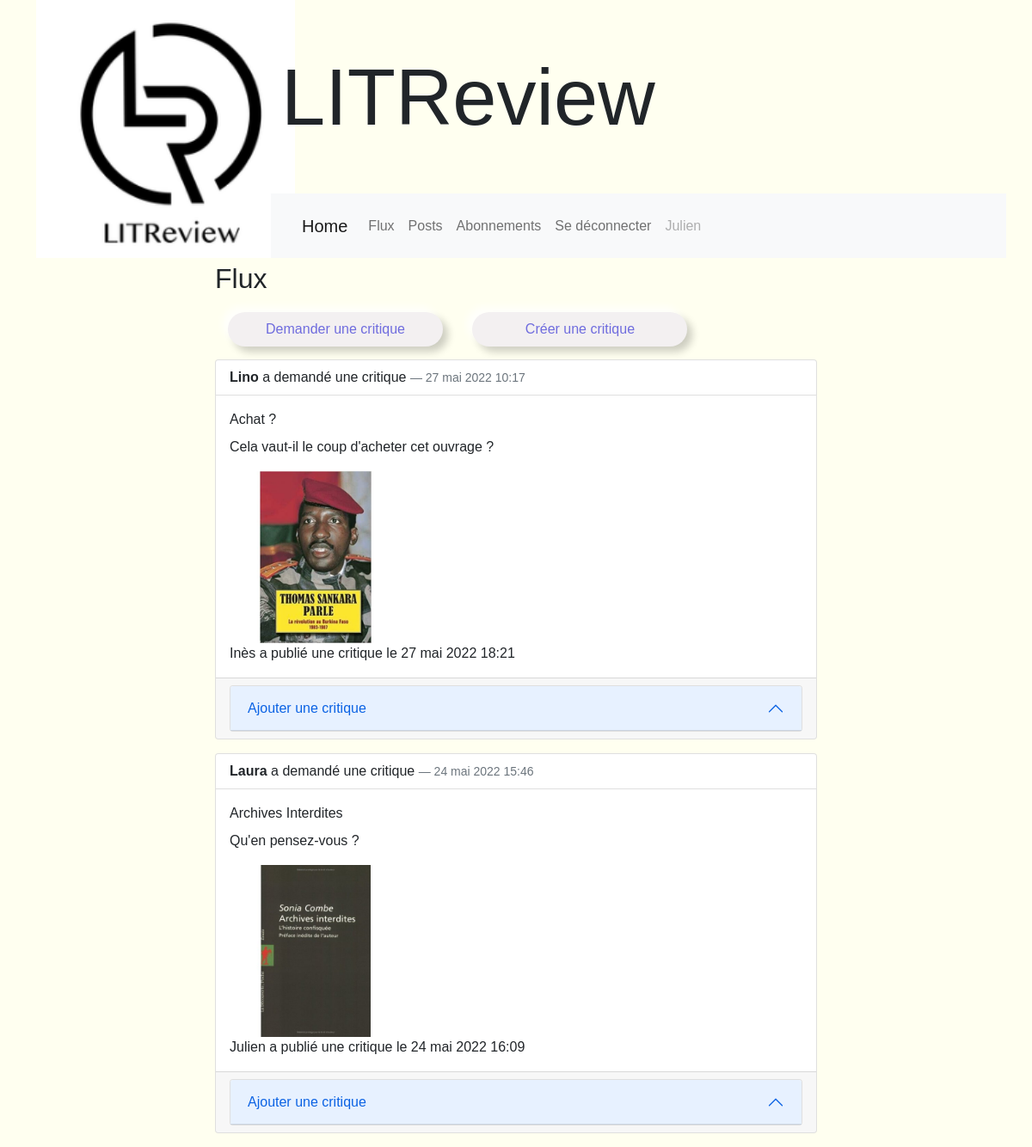
The page /apps/flux (signed in) on the database its author committed.
### apps/models.py (models this page shows, shortened)
class Ticket(models.Model):
    title = models.CharField(max_length=128)
    description = models.TextField(max_length=2018, blank=True)
    user = models.ForeignKey(
        to=settings.AUTH_USER_MODEL, on_delete=models.CASCADE)
    image = models.ImageField(upload_to='img/', null=True, blank=True)
    time_created = models.DateTimeField(auto_now_add=True)
    @property
    def get_reviews(self):
        return Review.objects.filter(ticket=self.id).order_by('-time_created')
    @property
    def class_name(self):
        return self.__class__.__name__

class Review(models.Model):
    ticket = models.ForeignKey(
        to=Ticket, on_delete=models.CASCADE, related_name='ticket')
    rating = models.PositiveSmallIntegerField(
        default=0, validators=[MinValueValidator(0), MaxValueValidator(5)])
    headline = models.CharField(max_length=128)
    body = models.CharField(max_length=8192, blank=True)
    user = models.ForeignKey(
        to=settings.AUTH_USER_MODEL, on_delete=models.CASCADE)
    time_created = models.DateTimeField(auto_now_add=True)

### apps/views.py (the view)
# urls.py: path('flux', views.flux, name="flux"),
@login_required
def flux(request):
    context = {}
    users = [u.followed_user for u in UserFollows.objects.filter(
        user=request.user)]
    RForm = ReviewForm()
    posts_list = get_all_posts(users)
    context['posts'] = posts_list
    context['RForm'] = RForm
    return render(request, 'apps/flux.html', context)

### apps/post.py (called while the page is built)
def get_all_posts(users):
    if users == 'all':
        tickets = Ticket.objects.all()
        reviews = Review.objects.all()
    else:
        tickets = Ticket.objects.filter(user__in=users)
        reviews = Review.objects.filter(user__in=users)
    posts_list = sorted(
        chain(tickets, reviews),
        key=lambda post: post.time_created, reverse=True)
    return posts_list

### apps/templates/apps/flux.html (shortened to what this page needs)
{% extends 'apps/base.html' %}
{% block content %}
    <div>
        <div class="cont title">Flux</div>
        <a href="{% url 'apps:create_ticket' %}"><button class="btn">Demander une critique</button></a>
        <a href="{% url 'apps:create_review' %}"><button class="btn">Créer une critique</button></a>
        {% if posts %}
            {% for post in posts %}
                {% if 'Ticket' in post.class_name %}
                    {% include 'apps/ticket_item.html' with post=post %}
                {% elif 'Review' in post.class_name %}
                    {% include 'apps/review_item.html' with post=post %}
                {% endif %}
            {% endfor %}
        {% else %}
            <p>Vous n'avez aucune critique.</p>
            <p>Vérifiez que vous suiviez bien des camarades
                <a href="{% url 'apps:subscription' %}"> ici</a>.
            </p>
        {% endif %}
    </div>
{% endblock %}

### apps/templates/apps/header.html (shortened to what this page needs)
{% load static %}
{% load bootstrap5 %}
<div class="container-md">
    <div class="row">
        <div class="col-3">
            <a href="{% url 'apps:index' %}"><img src="{% static 'apps/assets/logo.png' %}" alt="..." /></a>
        </div>
        <div class="col-9">
            <div class="row align-items-center h-75">
                <div class="title">LITReview</div>
            </div>
            <div class="row h-25">
            {% if user.is_authenticated %}
                <nav class="navbar navbar-expand-lg navbar-light bg-light">
                    <div class="container-fluid">
                      <a class="navbar-brand" href="{% url 'apps:index' %}">Home</a>
                      <div class="collapse navbar-collapse" id="navbarNav">
                        <ul class="navbar-nav">
                          <li class="nav-item">
                            <a class="nav-link" href="{% url 'apps:flux' %}">Flux</a>
                          </li>
                          <li class="nav-item">
                            <a class="nav-link" href="{% url 'apps:posts' %}">Posts</a>
                          </li>
                          <li class="nav-item">
                            <a class="nav-link" href="{% url 'apps:subscription' %}">Abonnements</a>
                          </li>
                          <li class="nav-item">
                            <a class="nav-link" href="{% url 'apps:logout' %}">Se déconnecter</a>
                          </li>
                          <li class="nav-item">
                            <a class="nav-link disabled" href="#" tabindex="-1" aria-disabled="true">{{ user.username }}</a>
                          </li>
                        </ul>
                      </div>
                    </div>
                  </nav>
            {% endif %}
            </div>
        </div>
    </div>
</div>

### apps/templates/apps/ticket_item.html (shortened to what this page needs)
{% load bootstrap5 %}
<div class="card mb-3">
    <div class="card-header">
        <strong>{{ post.user.username }}</strong> a demandé une critique <span class="text-end blockquote-footer">{{ post.time_created }}</span>
    </div>
    <div class="card-body">
        <div class="card-title">{{ post.title }}</div>
        <div class="card-text">
            <p>{{ post.description}}</p>
            {% if post.image %}
                <img src="/media/{{ post.image }}" alt="...">
            {% endif %}
        </div>
        {% if title != 'Modifier une critique' %}
            <ul class="list-group">
            {% for review in post.get_reviews %}
                <a data-bs-toggle="modal" data-bs-target="#Modal{{ review.id }}">
                    {{ review.user.username }} a publié une critique le {{ review.time_created }}
                </a>
            {% endfor %}
            </ul>
        {% endif %}
    </div>
    {% if title != 'Modifier une critique' %}
        <div class="card-footer">
            {% include 'apps/post-accordion.html' with post=post %}
        </div>
    {% endif %}
</div>

### apps/templates/apps/post-accordion.html (shortened to what this page needs)
{% load bootstrap5 %}
<div class="accordion" id="accordion{{ post.id }}">
    <div class="accordion-item">
        <h2 class="accordion-header" id="heading{{ post.id }}">
            <button class="accordion-button" type="button" data-bs-toggle="collapse" data-bs-target="#collapse{{ post.id }}" aria-expanded="true" aria-controls="collapse{{ post.id }}">
                Ajouter une critique
            </button>
        </h2>
    </div>
</div>

### apps/static/apps/css/style.css (style rules this page uses)
html, body { height: 100%; background-color: ivory; font-family: 'Calisto MT', 'Arial', 'sans-serif'; }
html .title, body .title { font-size: 32px; }
header img { height: 300px; }
header .title { font-size: 92px; }
.cont { width: 700px; }
.card { max-width: 100%; }
.card .card-header { background: transparent; }
.card img { max-height: 200px; }
.btn { width: 250px; height: 40px; background: #f3f0f1; position: relative; background: #f3f0f1; margin: 15px; border-radius: 24px; text-align: center; cursor: pointer; -webkit-transition: all 0.1s ease-in-out; transition: all 0.1s ease-in-out; -webkit-box-shadow: -6px -6px 10px rgba(255, 255, 255, 0.8), 6px 6px 10px rgba(0, 0, 0, 0.2); box-shadow: -6px -6px 10px rgba(255, 255, 255, 0.8), 6px 6px 10px rgba(0, 0, 0, 0.2); color: #6f6cde; }

### rows shown on the page
Ticket: user.username "Lino", time_created "27 mai 2022 10:17", title "Achat ?", description "Cela vaut-il le coup d'acheter cet ouvrage ?", image (picture)
Review: user.username "Inès", time_created "27 mai 2022 18:21"
Ticket: user.username "Laura", time_created "24 mai 2022 15:46", title "Archives Interdites", description "Qu'en pensez-vous ?", image (picture)
Review: user.username "Julien", time_created "24 mai 2022 16:09"

### other values the page prints
{{ user.username }} "Julien"
